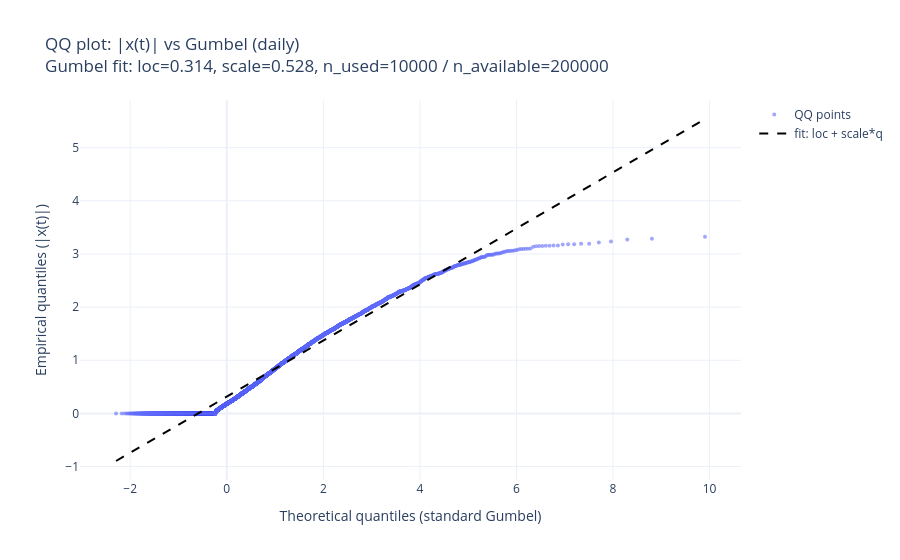
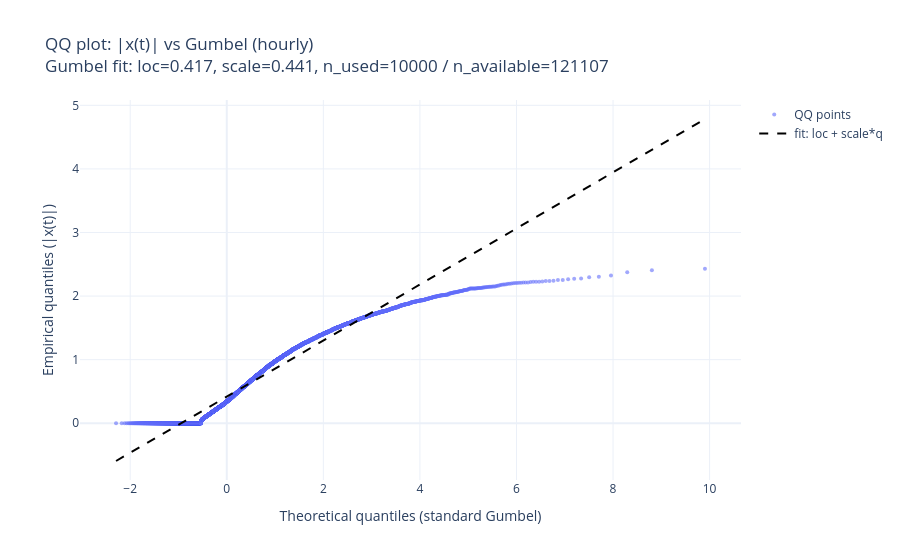
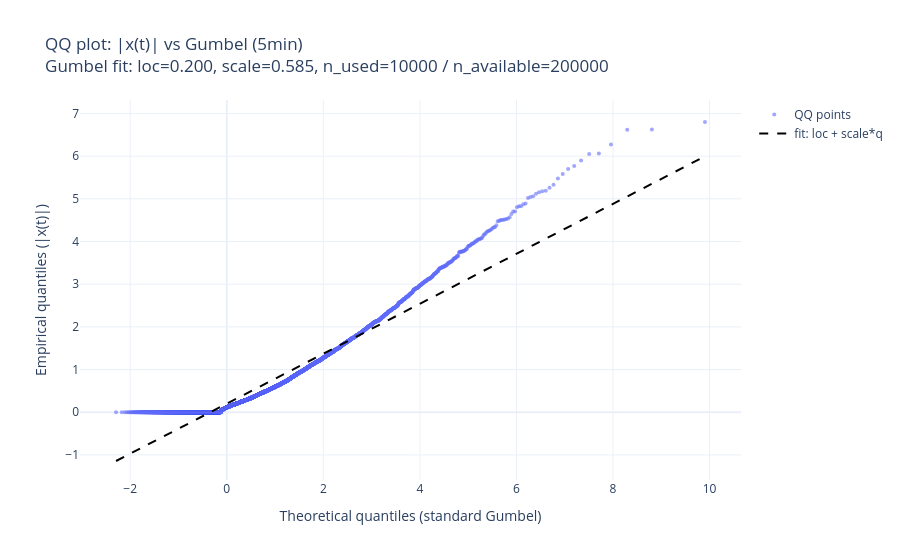

Here is the notebook cell these charts were saved with, in order:
### Markdown cell above
### Run for daily / hourly / 5-min

### Code cell
def pooled_abs_scores(freq: Freq) -> np.ndarray:
    dfs = load_poland(freq, min_len=CFG.min_len, max_tickers=CFG.max_tickers)
    print(f"{freq}: loaded {len(dfs)} tickers")
    pooled: List[np.ndarray] = []
    total = 0

    # deterministic order (longest first)
    tickers = sorted(dfs.keys(), key=lambda t: len(dfs[t]), reverse=True)
    for t in tickers:
        df = dfs[t]
        s = compute_jump_score(df, price_col="close")["score"].to_numpy(dtype=float)
        s = np.abs(s)
        s = s[np.isfinite(s)]
        if s.size == 0:
            continue
        # cap per ticker to keep pool balanced
        cap = min(s.size, max(1000, CFG.max_points_total // max(1, len(tickers))))
        if s.size > cap:
            rng = np.random.default_rng(0)
            s = rng.choice(s, size=cap, replace=False)
        pooled.append(s)
        total += s.size
        if total >= CFG.max_points_total:
            break

    if not pooled:
        return np.array([])

    x = np.concatenate(pooled)
    if x.size > CFG.max_points_total:
        rng = np.random.default_rng(0)
        x = rng.choice(x, size=CFG.max_points_total, replace=False)
    return x


for freq in ("daily", "hourly", "5min"):
    abs_scores = pooled_abs_scores(freq)  # pooled |x(t)|
    if abs_scores.size == 0:
        print(f"{freq}: no scores, skipping")
        continue

    fig = qq_plot_abs_score_vs_gumbel(
        abs_scores,
        title=f"QQ plot: |x(t)| vs Gumbel ({freq})",
    )
    out_path = out_dir() / f"qq_abs_score_vs_gumbel_{freq}.html"
    fig.write_html(out_path)
    fig.show()
    print(f"Saved: {out_path}")
    out_path_mpl = report_figures_dir("2") / f"qq_abs_score_vs_gumbel_{freq}_mpl.pdf"
    qq_plot_abs_score_vs_gumbel_matplotlib(abs_scores, title=f"QQ: |x(t)| vs Gumbel ({freq})", out_path=out_path_mpl)
    print(f"Saved: {out_path_mpl}")

### Figure 1 — Plotly figure (JSON) as saved in the notebook; plotly's stock layout.template omitted (floating-point values rounded to 4 significant figures; data arrays with more than 128 entries replaced by an {"elided": "..."} marker saying what was removed)
{"data": [{"marker": {"opacity": 0.6, "size": 4}, "mode": "markers", "name": "QQ points", "type": "scatter", "x": {"elided": "10000 float values"}, "y": {"elided": "10000 float values"}}, {"line": {"color": "black", "dash": "dash"}, "mode": "lines", "name": "fit: loc + scale*q", "type": "scatter", "x": {"elided": "10000 float values"}, "y": {"elided": "10000 float values"}}], "layout": {"hovermode": "closest", "title": {"text": "QQ plot: |x(t)| vs Gumbel (daily)<br>Gumbel fit: loc=0.314, scale=0.528, n_used=10000 / n_available=200000"}, "xaxis": {"title": {"text": "Theoretical quantiles (standard Gumbel)"}}, "yaxis": {"title": {"text": "Empirical quantiles (|x(t)|)"}}}}

### Figure 2 — Plotly figure (JSON) as saved in the notebook; plotly's stock layout.template omitted (floating-point values rounded to 4 significant figures; data arrays with more than 128 entries replaced by an {"elided": "..."} marker saying what was removed)
{"data": [{"marker": {"opacity": 0.6, "size": 4}, "mode": "markers", "name": "QQ points", "type": "scatter", "x": {"elided": "10000 float values"}, "y": {"elided": "10000 float values"}}, {"line": {"color": "black", "dash": "dash"}, "mode": "lines", "name": "fit: loc + scale*q", "type": "scatter", "x": {"elided": "10000 float values"}, "y": {"elided": "10000 float values"}}], "layout": {"hovermode": "closest", "title": {"text": "QQ plot: |x(t)| vs Gumbel (hourly)<br>Gumbel fit: loc=0.417, scale=0.441, n_used=10000 / n_available=121107"}, "xaxis": {"title": {"text": "Theoretical quantiles (standard Gumbel)"}}, "yaxis": {"title": {"text": "Empirical quantiles (|x(t)|)"}}}}

### Figure 3 — Plotly figure (JSON) as saved in the notebook; plotly's stock layout.template omitted (floating-point values rounded to 4 significant figures; data arrays with more than 128 entries replaced by an {"elided": "..."} marker saying what was removed)
{"data": [{"marker": {"opacity": 0.6, "size": 4}, "mode": "markers", "name": "QQ points", "type": "scatter", "x": {"elided": "10000 float values"}, "y": {"elided": "10000 float values"}}, {"line": {"color": "black", "dash": "dash"}, "mode": "lines", "name": "fit: loc + scale*q", "type": "scatter", "x": {"elided": "10000 float values"}, "y": {"elided": "10000 float values"}}], "layout": {"hovermode": "closest", "title": {"text": "QQ plot: |x(t)| vs Gumbel (5min)<br>Gumbel fit: loc=0.200, scale=0.585, n_used=10000 / n_available=200000"}, "xaxis": {"title": {"text": "Theoretical quantiles (standard Gumbel)"}}, "yaxis": {"title": {"text": "Empirical quantiles (|x(t)|)"}}}}
